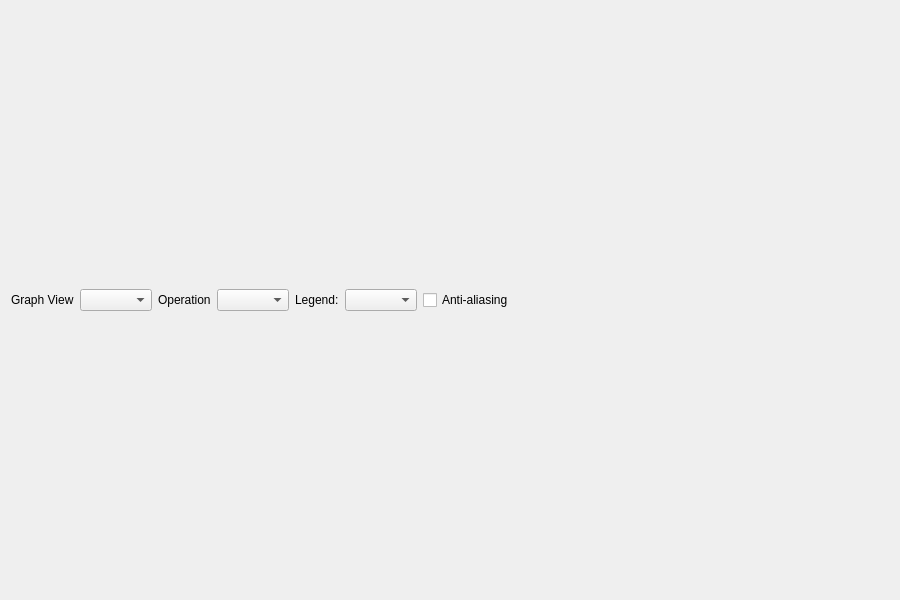
<?xml version="1.0" encoding="UTF-8"?>
<ui version="4.0">
 <class>ThemeWidgetForm</class>
 <widget class="QWidget" name="ThemeWidgetForm">
  <property name="geometry">
   <rect>
    <x>0</x>
    <y>0</y>
    <width>900</width>
    <height>600</height>
   </rect>
  </property>
  <layout class="QGridLayout" name="gridLayout">
   <item row="0" column="0" colspan="3">
    <layout class="QHBoxLayout" name="horizontalLayout">
     <item>
      <widget class="QLabel" name="themeLabel">
       <property name="text">
        <string>Graph View</string>
       </property>
      </widget>
     </item>
     <item>
      <widget class="QComboBox" name="themeComboBox"/>
     </item>
     <item>
      <widget class="QLabel" name="animatedLabel">
       <property name="text">
        <string>Operation</string>
       </property>
      </widget>
     </item>
     <item>
      <widget class="QComboBox" name="animatedComboBox"/>
     </item>
     <item>
      <widget class="QLabel" name="legendLabel">
       <property name="text">
        <string>Legend:</string>
       </property>
      </widget>
     </item>
     <item>
      <widget class="QComboBox" name="legendComboBox"/>
     </item>
     <item>
      <widget class="QCheckBox" name="antialiasCheckBox">
       <property name="text">
        <string>Anti-aliasing</string>
       </property>
       <property name="checked">
        <bool>false</bool>
       </property>
      </widget>
     </item>
     <item>
      <spacer name="horizontalSpacer">
       <property name="orientation">
        <enum>Qt::Horizontal</enum>
       </property>
       <property name="sizeHint" stdset="0">
        <size>
         <width>40</width>
         <height>20</height>
        </size>
       </property>
      </spacer>
     </item>
    </layout>
   </item>
  </layout>
 </widget>
 <resources/>
 <connections>
  <connection>
   <sender>themeComboBox</sender>
   <signal>currentIndexChanged(int)</signal>
   <receiver>ThemeWidgetForm</receiver>
   <slot>updateUI()</slot>
   <hints>
    <hint type="sourcelabel">
     <x>20</x>
     <y>20</y>
    </hint>
    <hint type="destinationlabel">
     <x>20</x>
     <y>20</y>
    </hint>
   </hints>
  </connection>
  <connection>
   <sender>antialiasCheckBox</sender>
   <signal>toggled(bool)</signal>
   <receiver>ThemeWidgetForm</receiver>
   <slot>updateUI()</slot>
   <hints>
    <hint type="sourcelabel">
     <x>20</x>
     <y>20</y>
    </hint>
    <hint type="destinationlabel">
     <x>20</x>
     <y>20</y>
    </hint>
   </hints>
  </connection>
  <connection>
   <sender>legendComboBox</sender>
   <signal>currentIndexChanged(int)</signal>
   <receiver>ThemeWidgetForm</receiver>
   <slot>updateUI()</slot>
   <hints>
    <hint type="sourcelabel">
     <x>20</x>
     <y>20</y>
    </hint>
    <hint type="destinationlabel">
     <x>20</x>
     <y>20</y>
    </hint>
   </hints>
  </connection>
  <connection>
   <sender>animatedComboBox</sender>
   <signal>currentIndexChanged(int)</signal>
   <receiver>ThemeWidgetForm</receiver>
   <slot>updateUI()</slot>
   <hints>
    <hint type="sourcelabel">
     <x>20</x>
     <y>20</y>
    </hint>
    <hint type="destinationlabel">
     <x>20</x>
     <y>20</y>
    </hint>
   </hints>
  </connection>
 </connections>
 <slots>
  <slot>updateUI()</slot>
 </slots>
</ui>
